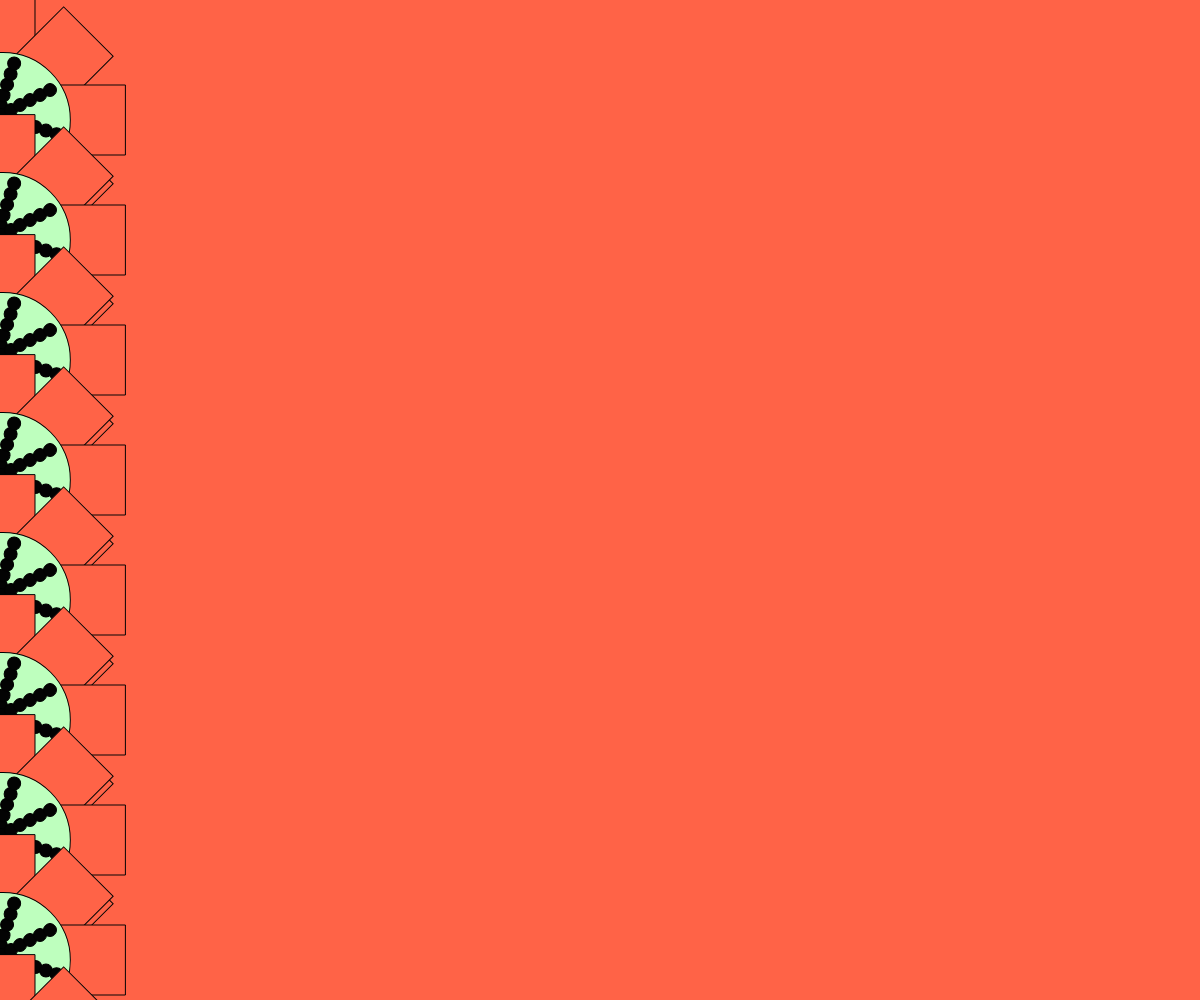
Frame 1 (no input)
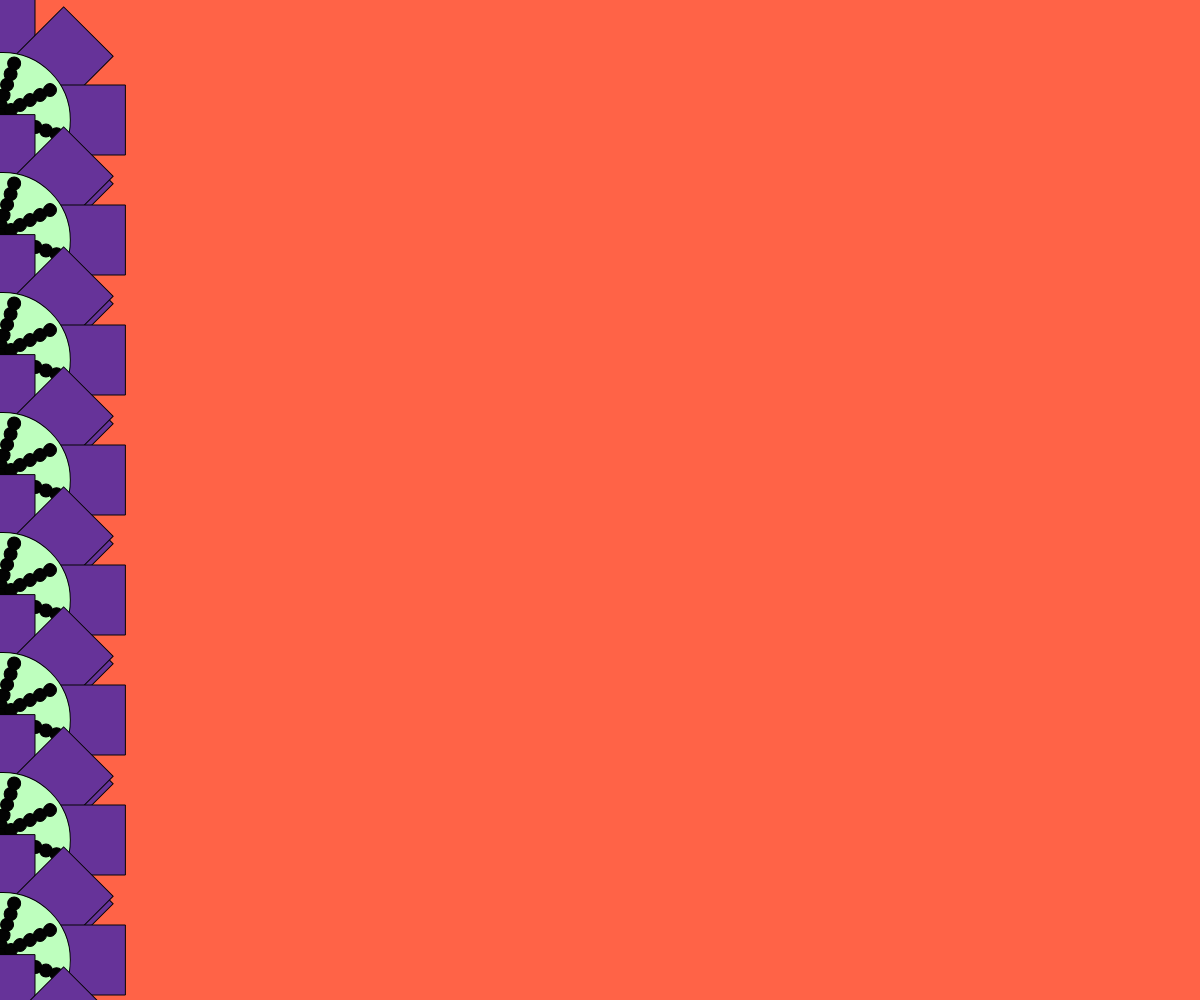
Frame 60 (no input)
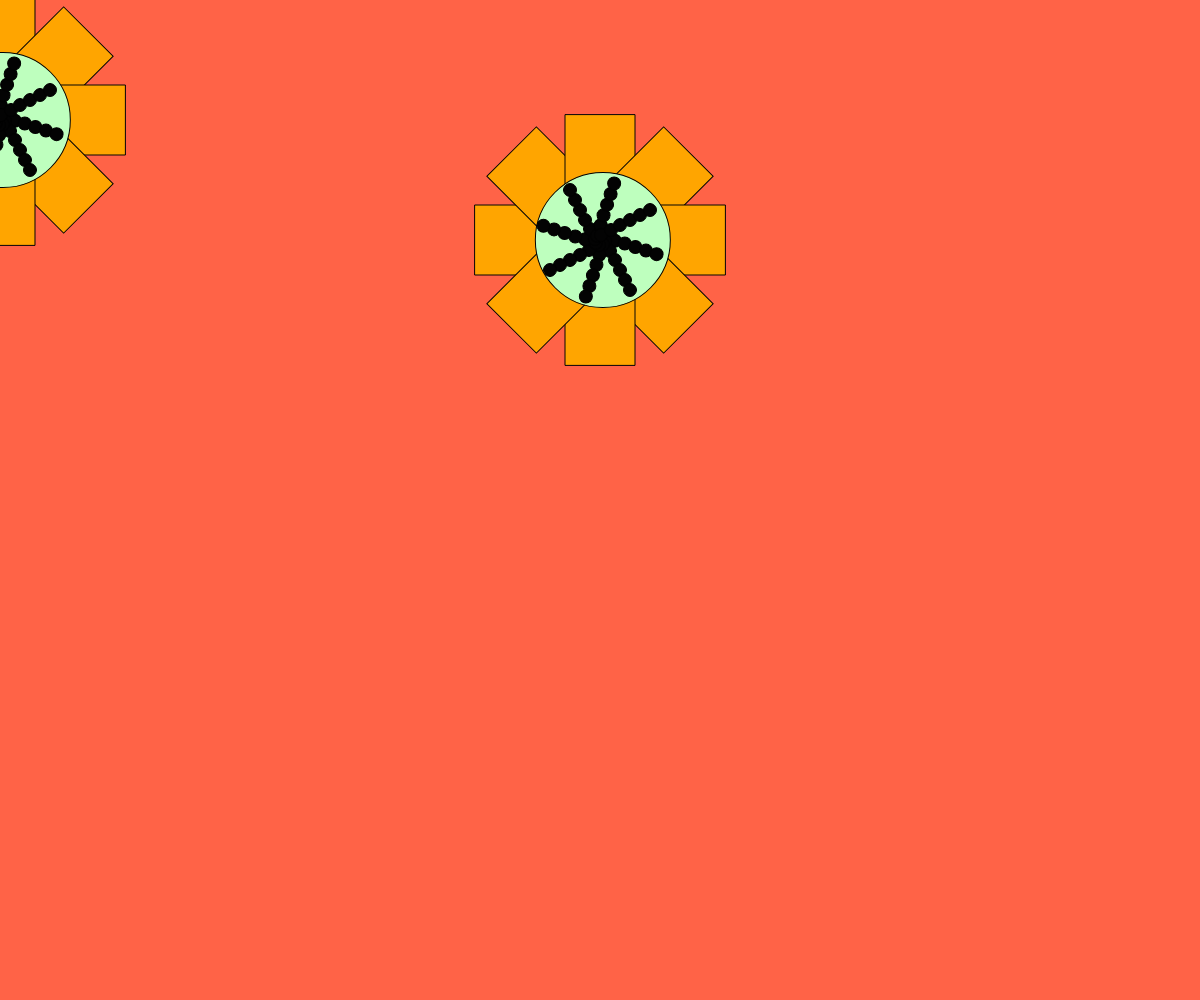
Frame 120 (the mouse pressed at the canvas centre since frame 60)

The p5.js sketch that drew these frames (run headless with seeded random() and noise() and a simulated clock; from frame 60 on, the mouse is pressed at the canvas centre):

// p5.js sketch
// ── sketch.js
let colors=
    
  ["tomato", "rebeccapurple", "papayawhip", "orange"];
  function setup() {
  if(window.innerWidth < 768){
createCanvas(windowWidth, windowHeight * 0.65);
  }else{
createCanvas(windowWidth, windowHeight);
  }
  rectMode(CENTER); //so the rectangles are positioned by their center not the top left corner
  angleMode(DEGREES); //so our rotation is in degrees and not radians bc who knows radians off the top of their head
    
}
let mycolor = "tomato"

function draw() {
  
  
  background("tomato");

  for (let x = 0; x < 10; x++) {
    noStroke(); //removes outline from shapes
    //move the world coordinate system to have 0,0 in the center of the canvas
    translate(x*mouseX, 120); // you can do translate (x*mouseX,100);
    ellipse(0, 0, 100, 100); //draw the circle
    push(); //our first 'bookend'

    fill(0,255,0);
    if(frameCount % 50 == 0){
      mycolor = random(colors);
    }
    fill(mycolor);
    stroke(5);
    rect(-75, 0, 100, 70); //draw the first rectangle
    rotate(45); //rotate the world 45 deg
    rect(-75, 0, 100, 70); //draw the same rectangle
    rotate(45); //rotate the world 45 deg again
    rect(-75, 0, 100, 70); //draw the same rectangle
    rotate(45); //rotate the world 45 deg again
    rect(-75, 0, 100, 70); //draw the same rectangle
    rotate(45); //rotate the world 45 deg again
    rect(-75, 0, 100, 70); //draw the same rectangle
    rotate(45); //rotate the world 45 deg again
    rect(-75, 0, 100, 70); //draw the same rectangle
    rotate(45); //rotate the world 45 deg again
    rect(-75, 0, 100, 70); //draw the same rectangle
    rotate(45); //rotate the world 45 deg again
    rect(-75, 0, 100, 70); //draw the same rectangle
    fill(190, 340, 190);
    stroke(2);
    circle(2, 2, 135);
    fill(3);
    circle(5, 1, 13);
    circle(10, 11, 13);
    circle(15, 20, 13);
    circle(20, 30, 13);
    circle(25, 40, 13);
    circle(30, 50, 13);
    rotate(45);
    circle(5, 1, 13);
    circle(10, 11, 13);
    circle(15, 20, 13);
    circle(20, 30, 13);
    circle(25, 40, 13);
    circle(30, 50, 13);
    rotate(45);
    circle(5, 1, 13);
    circle(10, 11, 13);
    circle(15, 20, 13);
    circle(20, 30, 13);
    circle(25, 40, 13);
    circle(30, 50, 13);
    rotate(45);
    circle(5, 1, 13);
    circle(10, 11, 13);
    circle(15, 20, 13);
    circle(20, 30, 13);
    circle(25, 40, 13);
    circle(30, 50, 13);
    rotate(45);
    circle(5, 1, 13);
    circle(10, 11, 13);
    circle(15, 20, 13);
    circle(20, 30, 13);
    circle(25, 40, 13);
    circle(30, 50, 13);
    rotate(45);
    circle(5, 1, 13);
    circle(10, 11, 13);
    circle(15, 20, 13);
    circle(20, 30, 13);
    circle(25, 40, 13);
    circle(30, 50, 13);
    rotate(45);
    circle(5, 1, 13);
    circle(10, 11, 13);
    circle(15, 20, 13);
    circle(20, 30, 13);
    circle(25, 40, 13);
    circle(30, 50, 13);
    rotate(45);
    circle(5, 1, 13);
    circle(10, 11, 13);
    circle(15, 20, 13);
    circle(20, 30, 13);
    circle(25, 40, 13);
    circle(30, 50, 13);

    pop(); //bookend the transformations
  }
}
